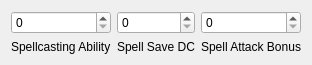
       <widget class="QWidget" name="horizontalLayoutWidget_3">
        <property name="geometry">
         <rect>
          <x>280</x>
          <y>30</y>
          <width>291</width>
          <height>51</height>
         </rect>
        </property>
        <layout class="QHBoxLayout" name="horizontalLayout_2">
         <item>
          <layout class="QVBoxLayout" name="spellAbility_vl">
           <item>
            <widget class="QSpinBox" name="spellAbility_sb"/>
           </item>
           <item>
            <widget class="QLabel" name="spellAbility_lb">
             <property name="text">
              <string>Spellcasting Ability</string>
             </property>
            </widget>
           </item>
          </layout>
         </item>
         <item>
          <layout class="QVBoxLayout" name="spellSave_vl">
           <item>
            <widget class="QSpinBox" name="spellSave_sb"/>
           </item>
           <item>
            <widget class="QLabel" name="spellSave_lb">
             <property name="text">
              <string>Spell Save DC</string>
             </property>
            </widget>
           </item>
          </layout>
         </item>
         <item>
          <layout class="QVBoxLayout" name="spellAttack_vl">
           <item>
            <widget class="QSpinBox" name="spellAttack_sb"/>
           </item>
           <item>
            <widget class="QLabel" name="spellAttack_lb">
             <property name="text">
              <string>Spell Attack Bonus</string>
             </property>
            </widget>
           </item>
          </layout>
         </item>
        </layout>
       </widget>
